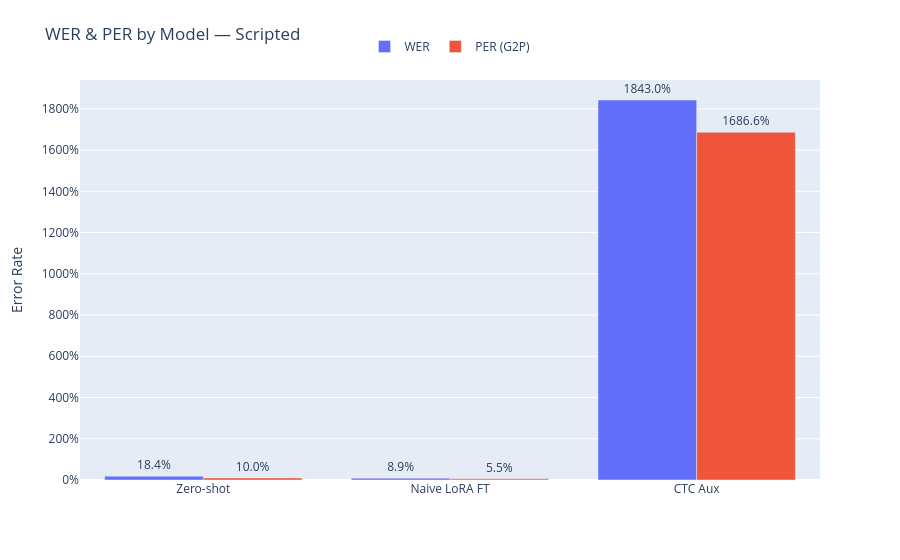
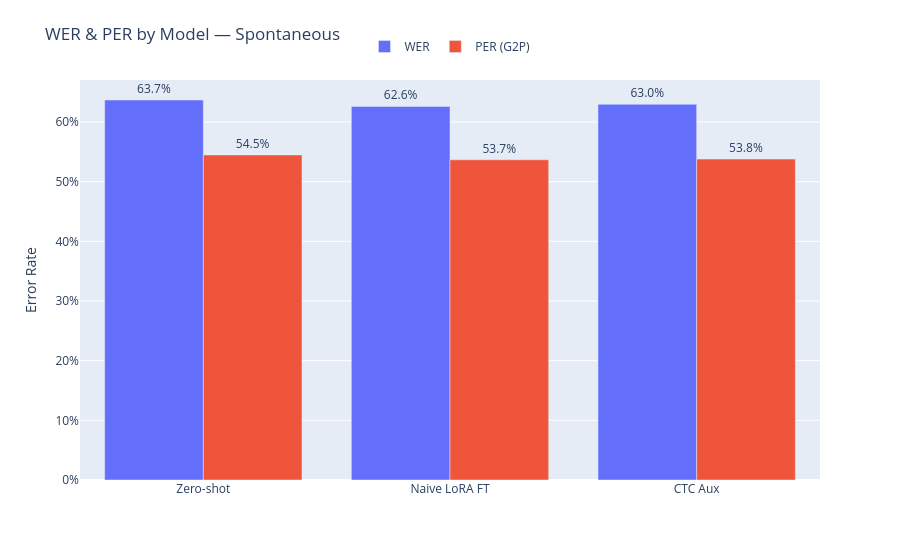

Source (notebook cell) for these figures, in order:
### Code cell
# ── Bar charts: WER and PER side-by-side, one figure per split ───────────────
for split in SPLITS:
    sub = overall_df[overall_df["Split"] == split].dropna(subset=["WER"])
    if sub.empty:
        continue

    fig = go.Figure()
    fig.add_trace(go.Bar(
        name         = "WER",
        x            = sub["Model"].tolist(),
        y            = sub["WER"].tolist(),
        text         = [f"{v:.1%}" for v in sub["WER"]],
        textposition = "outside",
    ))
    if sub["PER (G2P)"].notna().any():
        fig.add_trace(go.Bar(
            name         = "PER (G2P)",
            x            = sub["Model"].tolist(),
            y            = sub["PER (G2P)"].tolist(),
            text         = [f"{v:.1%}" if pd.notna(v) else "" for v in sub["PER (G2P)"]],
            textposition = "outside",
        ))
    fig.update_layout(
        title   = f"WER & PER by Model — {split.capitalize()}",
        barmode = "group",
        yaxis   = dict(title="Error Rate", tickformat=".0%"),
        legend  = dict(orientation="h", y=1.12, xanchor="center", x=0.5),
        margin  = dict(t=80),
    )
    fig.show()

### Figure 1 — Plotly figure (JSON) as saved in the notebook; plotly's stock layout.template omitted (floating-point values rounded to 4 significant figures)
{"data": [{"name": "WER", "text": ["18.4%", "8.9%", "1843.0%"], "textposition": "outside", "type": "bar", "x": ["Zero-shot", "Naive LoRA FT", "CTC Aux"], "y": [0.1841, 0.08892, 18.43]}, {"name": "PER (G2P)", "text": ["10.0%", "5.5%", "1686.6%"], "textposition": "outside", "type": "bar", "x": ["Zero-shot", "Naive LoRA FT", "CTC Aux"], "y": [0.1004, 0.0549, 16.87]}], "layout": {"barmode": "group", "legend": {"orientation": "h", "x": 0.5, "xanchor": "center", "y": 1.12}, "margin": {"t": 80}, "title": {"text": "WER & PER by Model — Scripted"}, "yaxis": {"tickformat": ".0%", "title": {"text": "Error Rate"}}}}

### Figure 2 — Plotly figure (JSON) as saved in the notebook; plotly's stock layout.template omitted (floating-point values rounded to 4 significant figures)
{"data": [{"name": "WER", "text": ["63.7%", "62.6%", "63.0%"], "textposition": "outside", "type": "bar", "x": ["Zero-shot", "Naive LoRA FT", "CTC Aux"], "y": [0.6369, 0.6261, 0.6297]}, {"name": "PER (G2P)", "text": ["54.5%", "53.7%", "53.8%"], "textposition": "outside", "type": "bar", "x": ["Zero-shot", "Naive LoRA FT", "CTC Aux"], "y": [0.5448, 0.5366, 0.5378]}], "layout": {"barmode": "group", "legend": {"orientation": "h", "x": 0.5, "xanchor": "center", "y": 1.12}, "margin": {"t": 80}, "title": {"text": "WER & PER by Model — Spontaneous"}, "yaxis": {"tickformat": ".0%", "title": {"text": "Error Rate"}}}}
